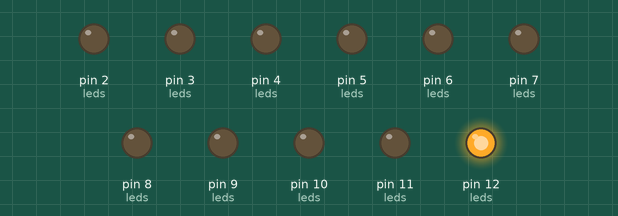
The sketch below on a simulated Arduino Uno, built with avr-gcc and run on an emulated ATmega328P. On the bench: output pins drawn as LEDs (lit = HIGH). Pins used as bus, display or sensor lines are not drawn.

Above: at 0.02 s.
At 0.42 s:
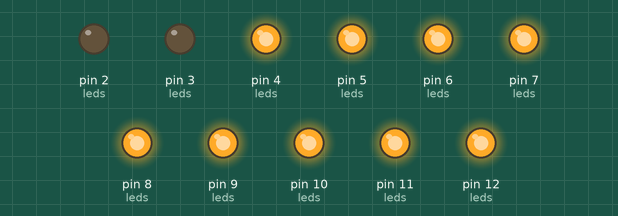
At 0.8 s:
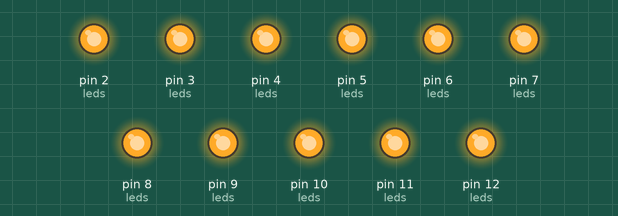
At 1.62 s:
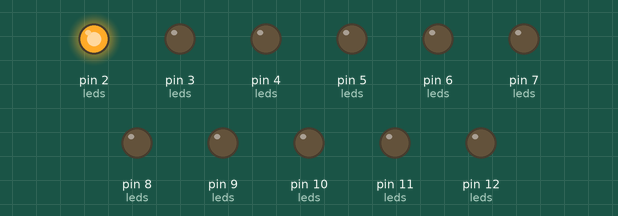
At 2.52 s:
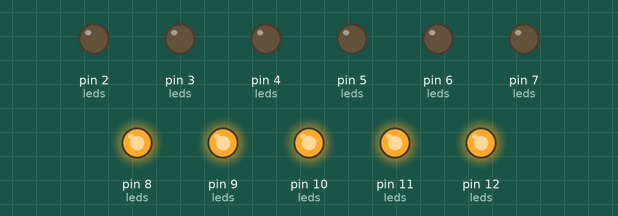
At 4.2 s:
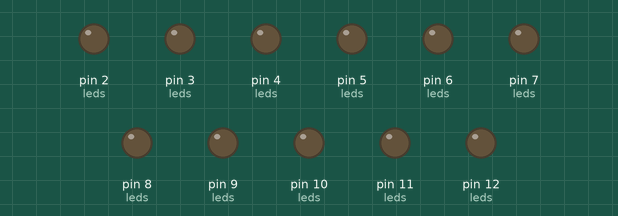
Timing chart, 0 to 5.3 s (numbered marks = the images above):
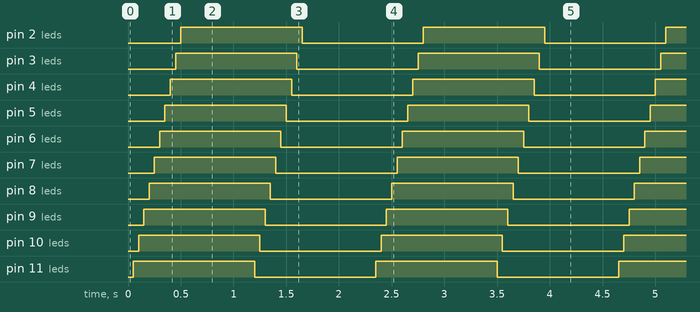

The sketch:

prototype-led-array-ds3231-arduino-uno.ino
```cpp
// Binary Clock LED Array + RTC DS3231 Prototype on the Arduino UNO
//
// Blinks/toggles an array of LEDs ON and OFF
//  and prints timestamp from the DS3231 RTC


#include <ds3231.h>

#define BAUDRATE 9600

#define NUM_LEDS 13

// hour MSD
#define h_MSD_1 12
#define h_MSD_2 11

// hour LSD
#define h_LSD_1 10
#define h_LSD_2 9
#define h_LSD_4 8
#define h_LSD_8 7

// min MSD
#define m_MSD_1 6
#define m_MSD_2 5
#define m_MSD_4 4

// min LSD
#define m_LSD_1 3
#define m_LSD_2 2
#define m_LSD_4 1
#define m_LSD_8 0

uint8_t leds[NUM_LEDS] = {
  h_MSD_1,
  h_MSD_2,
  h_LSD_1,
  h_LSD_2,
  h_LSD_4,
  h_LSD_8,
  m_MSD_1,
  m_MSD_2,
  m_MSD_4,
  m_LSD_1,
  m_LSD_2,
  m_LSD_4,
  m_LSD_8
};

// Instantiate RTC DS3231 object
DS3231 rtc = DS3231();


void setup() {
  Serial.begin(BAUDRATE);

  // Configure ALL led pins to be a digital OUTPUT
  for (uint8_t i = 0; i < NUM_LEDS; i++)
    pinMode(leds[i],OUTPUT);
}


void loop() {
  // Retrieve the time from the RTC
  rtc.get_time();

  // Print the RTC time
  rtc.display_time();

  // Write all LEDs HIGH/ON
  for (uint8_t i = 0; i < NUM_LEDS; i++) {
    digitalWrite(leds[i],HIGH);
    delay(50);
  }

  delay(500);

  // Write all LEDs LOW/OFF
  for (uint8_t i = 0; i < NUM_LEDS; i++) {
    digitalWrite(leds[i],LOW);
    delay(50);
  }

  delay(500);
}
```

Measured:
- by itself, pin 2 (leds), pin 3 (leds), pin 4 (leds), pin 5 (leds), pin 6 (leds), pin 7 (leds), pin 8 (leds), pin 9 (leds), pin 10 (leds), pin 11 (leds), pin 12 (leds): alternates HIGH for 1.2 s and LOW for 1.2 s
- by itself, everything shown: repeats every 2.3 s, in 22 steps
